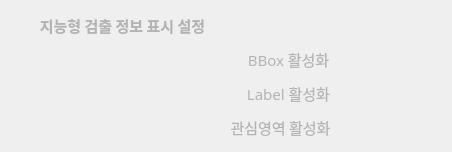
                             <widget class="QWidget" name="widget_13" native="true">
                              <layout class="QVBoxLayout" name="verticalLayout_51">
                               <item>
                                <layout class="QHBoxLayout" name="horizontalLayout_61">
                                 <item>
                                  <spacer name="horizontalSpacer_51">
                                   <property name="orientation">
                                    <enum>Qt::Orientation::Horizontal</enum>
                                   </property>
                                   <property name="sizeType">
                                    <enum>QSizePolicy::Policy::Fixed</enum>
                                   </property>
                                   <property name="sizeHint" stdset="0">
                                    <size>
                                     <width>13</width>
                                     <height>20</height>
                                    </size>
                                   </property>
                                  </spacer>
                                 </item>
                                 <item>
                                  <widget class="QLabel" name="setting_detect_info_label">
                                   <property name="minimumSize">
                                    <size>
                                     <width>197</width>
                                     <height>28</height>
                                    </size>
                                   </property>
                                   <property name="maximumSize">
                                    <size>
                                     <width>9999</width>
                                     <height>28</height>
                                    </size>
                                   </property>
                                   <property name="font">
                                    <font>
                                     <family>Sans</family>
                                     <pointsize>11</pointsize>
                                     <bold>true</bold>
                                    </font>
                                   </property>
                                   <property name="styleSheet">
                                    <string notr="true">color: rgb(179,179,179);
background-color: rgba(255, 255, 255, 0);</string>
                                   </property>
                                   <property name="text">
                                    <string>지능형 검출 정보 표시 설정</string>
                                   </property>
                                   <property name="alignment">
                                    <set>Qt::AlignmentFlag::AlignCenter</set>
                                   </property>
                                  </widget>
                                 </item>
                                 <item>
                                  <spacer name="horizontalSpacer_32">
                                   <property name="orientation">
                                    <enum>Qt::Orientation::Horizontal</enum>
                                   </property>
                                   <property name="sizeHint" stdset="0">
                                    <size>
                                     <width>40</width>
                                     <height>20</height>
                                    </size>
                                   </property>
                                  </spacer>
                                 </item>
                                </layout>
                               </item>
                               <item>
                                <layout class="QHBoxLayout" name="horizontalLayout_76">
                                 <item>
                                  <spacer name="horizontalSpacer_34">
                                   <property name="orientation">
                                    <enum>Qt::Orientation::Horizontal</enum>
                                   </property>
                                   <property name="sizeType">
                                    <enum>QSizePolicy::Policy::Fixed</enum>
                                   </property>
                                   <property name="sizeHint" stdset="0">
                                    <size>
                                     <width>232</width>
                                     <height>20</height>
                                    </size>
                                   </property>
                                  </spacer>
                                 </item>
                                 <item>
                                  <widget class="QLabel" name="setting_detect_bbox_active_label">
                                   <property name="minimumSize">
                                    <size>
                                     <width>91</width>
                                     <height>28</height>
                                    </size>
                                   </property>
                                   <property name="maximumSize">
                                    <size>
                                     <width>91</width>
                                     <height>28</height>
                                    </size>
                                   </property>
                                   <property name="font">
                                    <font>
                                     <family>Sans</family>
                                     <pointsize>11</pointsize>
                                    </font>
                                   </property>
                                   <property name="styleSheet">
                                    <string notr="true">color: rgb(179,179,179);
background-color: rgba(255, 255, 255, 0);</string>
                                   </property>
                                   <property name="text">
                                    <string>BBox 활성화</string>
                                   </property>
                                   <property name="alignment">
                                    <set>Qt::AlignmentFlag::AlignCenter</set>
                                   </property>
                                  </widget>
                                 </item>
                                 <item>
                                  <widget class="QPushButton" name="setting_detect_bbox_active_bnt">
                                   <property name="minimumSize">
                                    <size>
                                     <width>61</width>
                                     <height>25</height>
                                    </size>
                                   </property>
                                   <property name="maximumSize">
                                    <size>
                                     <width>61</width>
                                     <height>25</height>
                                    </size>
                                   </property>
                                   <property name="styleSheet">
                                    <string notr="true">QPushButton {
    background-color: transparent;
    border: none;
    padding: 0px; /* 패딩도 0으로 설정 */
    outline: none;
}

/* hover, pressed 상태에도 아무 효과 없음 */
QPushButton:hover {
    background-color: transparent;
    border: none;
}

QPushButton:pressed {
    background-color: transparent;
    border: none;
}</string>
                                   </property>
                                   <property name="text">
                                    <string/>
                                   </property>
                                   <property name="icon">
                                    <iconset resource="../resourece.qrc">
                                     <normaloff>:/ui/ui/images/icon-switch-off.png</normaloff>
                                     <normalon>:/ui/ui/images/icon-switch-on.png</normalon>
                                     <selectedoff>:/ui/ui/images/icon-switch-off.png</selectedoff>
                                     <selectedon>:/ui/ui/images/icon-switch-on.png</selectedon>:/ui/ui/images/icon-switch-off.png</iconset>
                                   </property>
                                   <property name="iconSize">
                                    <size>
                                     <width>55</width>
                                     <height>103</height>
                                    </size>
                                   </property>
                                   <property name="checkable">
                                    <bool>true</bool>
                                   </property>
                                  </widget>
                                 </item>
                                 <item>
                                  <spacer name="horizontalSpacer_35">
                                   <property name="orientation">
                                    <enum>Qt::Orientation::Horizontal</enum>
                                   </property>
                                   <property name="sizeHint" stdset="0">
                                    <size>
                                     <width>40</width>
                                     <height>20</height>
                                    </size>
                                   </property>
                                  </spacer>
                                 </item>
                                </layout>
                               </item>
                               <item>
                                <layout class="QHBoxLayout" name="horizontalLayout_77">
                                 <item>
                                  <spacer name="horizontalSpacer_107">
                                   <property name="orientation">
                                    <enum>Qt::Orientation::Horizontal</enum>
                                   </property>
                                   <property name="sizeType">
                                    <enum>QSizePolicy::Policy::Fixed</enum>
                                   </property>
                                   <property name="sizeHint" stdset="0">
                                    <size>
                                     <width>232</width>
                                     <height>20</height>
                                    </size>
                                   </property>
                                  </spacer>
                                 </item>
                                 <item>
                                  <widget class="QLabel" name="setting_detect_label_active_label">
                                   <property name="minimumSize">
                                    <size>
                                     <width>91</width>
                                     <height>28</height>
                                    </size>
                                   </property>
                                   <property name="maximumSize">
                                    <size>
                                     <width>91</width>
                                     <height>28</height>
                                    </size>
                                   </property>
                                   <property name="font">
                                    <font>
                                     <family>Sans</family>
                                     <pointsize>11</pointsize>
                                    </font>
                                   </property>
                                   <property name="styleSheet">
                                    <string notr="true">color: rgb(179,179,179);
background-color: rgba(255, 255, 255, 0);</string>
                                   </property>
                                   <property name="text">
                                    <string>Label 활성화</string>
                                   </property>
                                   <property name="alignment">
                                    <set>Qt::AlignmentFlag::AlignCenter</set>
                                   </property>
                                  </widget>
                                 </item>
                                 <item>
                                  <widget class="QPushButton" name="setting_detect_label_active_bnt">
                                   <property name="minimumSize">
                                    <size>
                                     <width>61</width>
                                     <height>25</height>
                                    </size>
                                   </property>
                                   <property name="maximumSize">
                                    <size>
                                     <width>61</width>
                                     <height>25</height>
                                    </size>
                                   </property>
                                   <property name="styleSheet">
                                    <string notr="true">QPushButton {
    background-color: transparent;
    border: none;
    padding: 0px; /* 패딩도 0으로 설정 */
    outline: none;
}

/* hover, pressed 상태에도 아무 효과 없음 */
QPushButton:hover {
    background-color: transparent;
    border: none;
}

QPushButton:pressed {
    background-color: transparent;
    border: none;
}</string>
                                   </property>
                                   <property name="text">
                                    <string/>
                                   </property>
                                   <property name="icon">
                                    <iconset resource="../resourece.qrc">
                                     <normaloff>:/ui/ui/images/icon-switch-off.png</normaloff>
                                     <normalon>:/ui/ui/images/icon-switch-on.png</normalon>
                                     <selectedoff>:/ui/ui/images/icon-switch-off.png</selectedoff>
                                     <selectedon>:/ui/ui/images/icon-switch-on.png</selectedon>:/ui/ui/images/icon-switch-off.png</iconset>
                                   </property>
                                   <property name="iconSize">
                                    <size>
                                     <width>55</width>
                                     <height>103</height>
                                    </size>
                                   </property>
                                   <property name="checkable">
                                    <bool>true</bool>
                                   </property>
                                  </widget>
                                 </item>
                                 <item>
                                  <spacer name="horizontalSpacer_108">
                                   <property name="orientation">
                                    <enum>Qt::Orientation::Horizontal</enum>
                                   </property>
                                   <property name="sizeHint" stdset="0">
                                    <size>
                                     <width>40</width>
                                     <height>20</height>
                                    </size>
                                   </property>
                                  </spacer>
                                 </item>
                                </layout>
                               </item>
                               <item>
                                <layout class="QHBoxLayout" name="horizontalLayout_78">
                                 <item>
                                  <spacer name="horizontalSpacer_109">
                                   <property name="orientation">
                                    <enum>Qt::Orientation::Horizontal</enum>
                                   </property>
                                   <property name="sizeType">
                                    <enum>QSizePolicy::Policy::Fixed</enum>
                                   </property>
                                   <property name="sizeHint" stdset="0">
                                    <size>
                                     <width>216</width>
                                     <height>20</height>
                                    </size>
                                   </property>
                                  </spacer>
                                 </item>
                                 <item>
                                  <widget class="QLabel" name="setting_detect_roi_active_label">
                                   <property name="minimumSize">
                                    <size>
                                     <width>107</width>
                                     <height>28</height>
                                    </size>
                                   </property>
                                   <property name="maximumSize">
                                    <size>
                                     <width>117</width>
                                     <height>28</height>
                                    </size>
                                   </property>
                                   <property name="font">
                                    <font>
                                     <family>Sans</family>
                                     <pointsize>11</pointsize>
                                    </font>
                                   </property>
                                   <property name="styleSheet">
                                    <string notr="true">color: rgb(179,179,179);
background-color: rgba(255, 255, 255, 0);</string>
                                   </property>
                                   <property name="text">
                                    <string>관심영역 활성화</string>
                                   </property>
                                   <property name="alignment">
                                    <set>Qt::AlignmentFlag::AlignCenter</set>
                                   </property>
                                  </widget>
                                 </item>
                                 <item>
                                  <widget class="QPushButton" name="setting_detect_roi_active_bnt">
                                   <property name="minimumSize">
                                    <size>
                                     <width>61</width>
                                     <height>25</height>
                                    </size>
                                   </property>
                                   <property name="maximumSize">
                                    <size>
                                     <width>61</width>
                                     <height>25</height>
                                    </size>
                                   </property>
                                   <property name="styleSheet">
                                    <string notr="true">QPushButton {
    background-color: transparent;
    border: none;
    padding: 0px; /* 패딩도 0으로 설정 */
    outline: none;
}

/* hover, pressed 상태에도 아무 효과 없음 */
QPushButton:hover {
    background-color: transparent;
    border: none;
}

QPushButton:pressed {
    background-color: transparent;
    border: none;
}</string>
                                   </property>
                                   <property name="text">
                                    <string/>
                                   </property>
                                   <property name="icon">
                                    <iconset resource="../resourece.qrc">
                                     <normaloff>:/ui/ui/images/icon-switch-off.png</normaloff>
                                     <normalon>:/ui/ui/images/icon-switch-on.png</normalon>
                                     <selectedoff>:/ui/ui/images/icon-switch-off.png</selectedoff>
                                     <selectedon>:/ui/ui/images/icon-switch-on.png</selectedon>:/ui/ui/images/icon-switch-off.png</iconset>
                                   </property>
                                   <property name="iconSize">
                                    <size>
                                     <width>55</width>
                                     <height>103</height>
                                    </size>
                                   </property>
                                   <property name="checkable">
                                    <bool>true</bool>
                                   </property>
                                  </widget>
                                 </item>
                                 <item>
                                  <spacer name="horizontalSpacer_110">
                                   <property name="orientation">
                                    <enum>Qt::Orientation::Horizontal</enum>
                                   </property>
                                   <property name="sizeHint" stdset="0">
                                    <size>
                                     <width>38</width>
                                     <height>25</height>
                                    </size>
                                   </property>
                                  </spacer>
                                 </item>
                                </layout>
                               </item>
                              </layout>
                             </widget>
